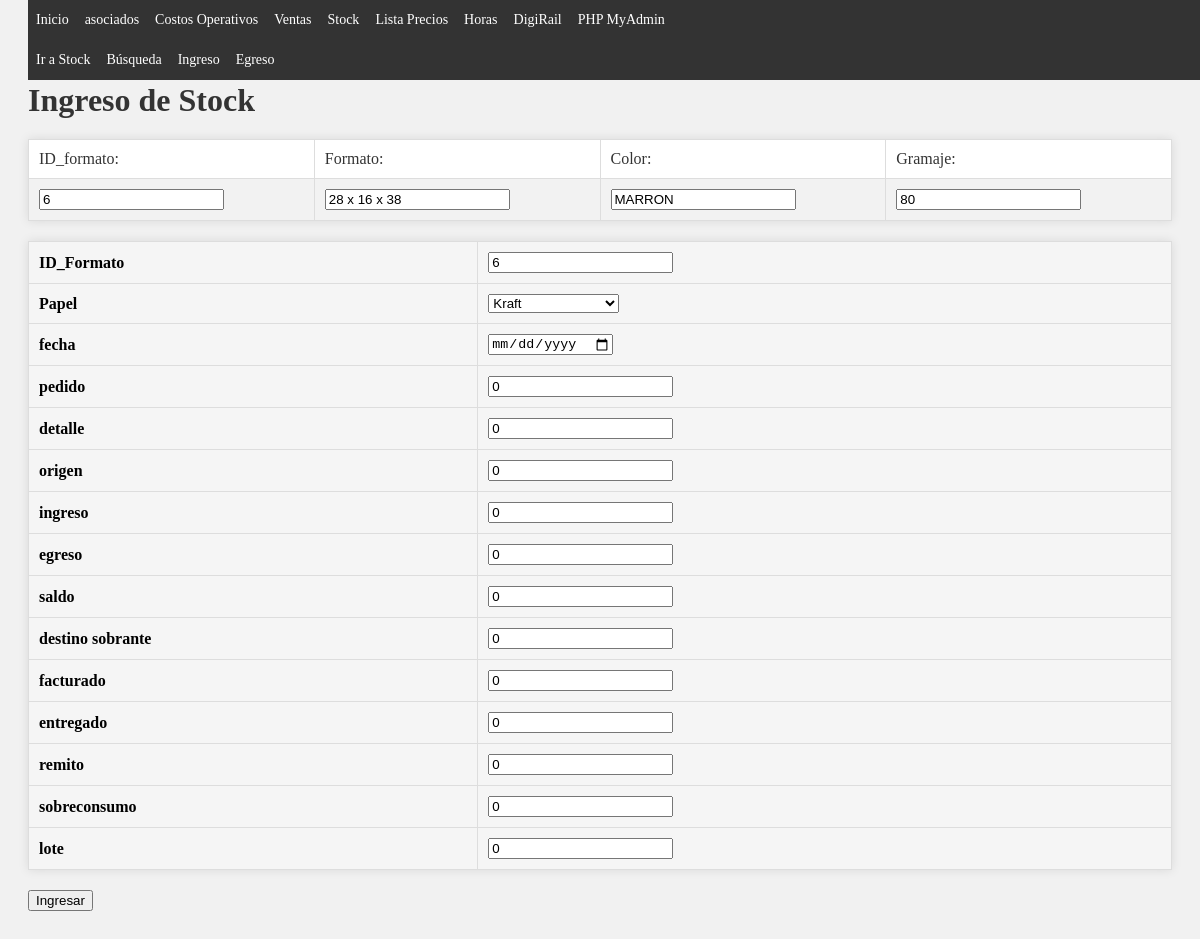
The page /Stock/input.php?ID_formato=6 on the database as committed earlier.
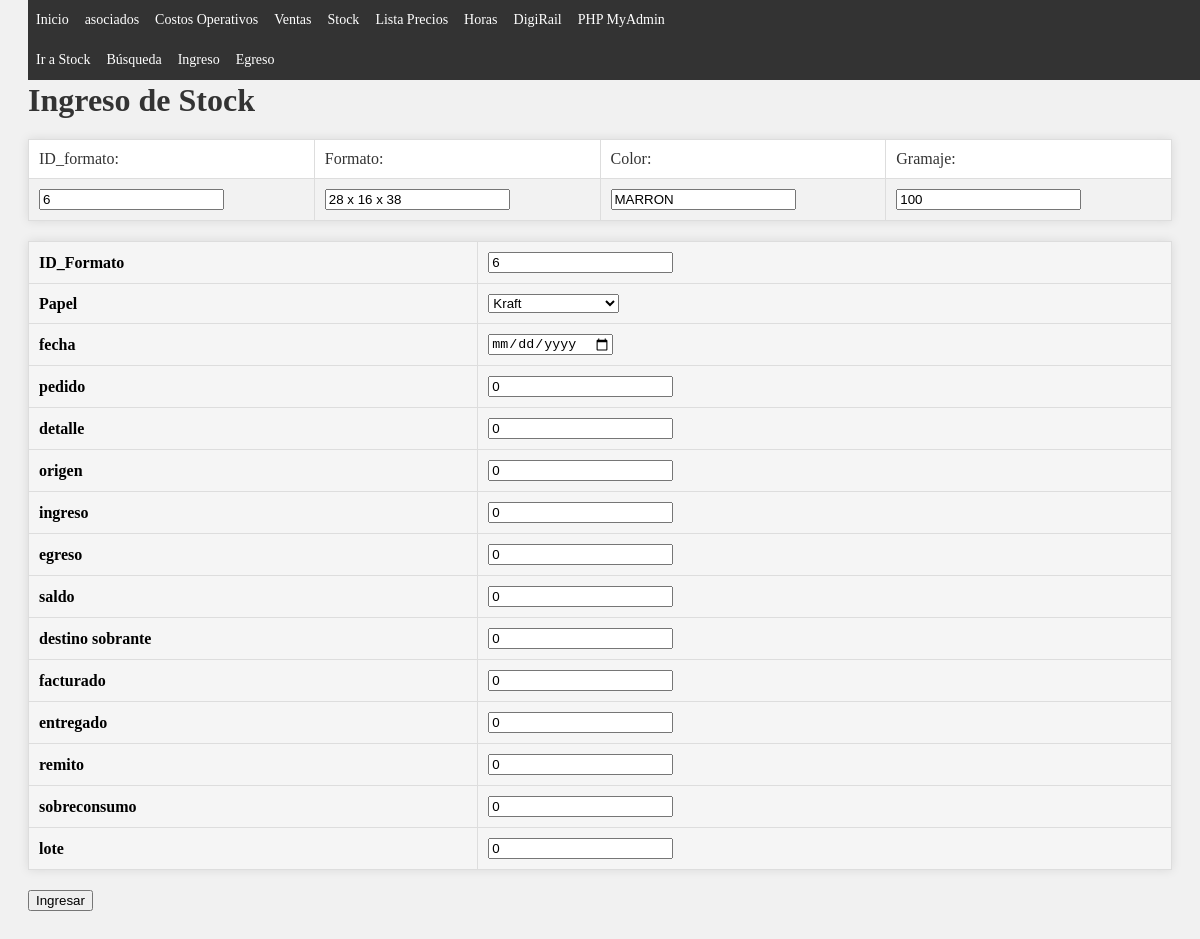
The same page on the database as committed later.
### tables this page shows
CREATE TABLE `tabla_1` (
  `ID_formato` int(11) NOT NULL,
  `formato` varchar(14) NOT NULL,
  `color` varchar(11) NOT NULL,
  `gramaje` int(11) NOT NULL,
  `cantidades` int(11) NOT NULL,
  `manijas` bit(1) NOT NULL,
  `fechatiempo` TIMESTAMP DEFAULT CURRENT_TIMESTAMP ON UPDATE CURRENT_TIMESTAMP
);

### Stock/input.php (the view, shortened to what this page needs)
<!DOCTYPE html>
<html>
<head>
    <link rel="stylesheet" href="../CSS/style.css">
    <?php
    require "../includes/header.php";
    require_once 'conn.php';
    $ID_formato = $_GET['ID_formato'];
    $query  = "SELECT * FROM tabla_1 WHERE ID_formato = $ID_formato";
    $result = mysqli_query($conn, $query);
    $row    = mysqli_fetch_assoc($result);
    if ($row) {
        $formato    = $row['formato'];
        $color      = $row['color'  ];
        $gramaje    = $row['gramaje'];
    } else {
        $formato    = "";
        $color      = "";
        $gramaje    = "";
    }
    ?>
</head>
<body>
<div class='topnav2'>
    <ul>
        <li class="<?php echo (basename($_SERVER['PHP_SELF']) == '../stock.php')       ? 'active' : ''; ?>">   <a href='../stock.php'                                             >Ir a Stock    </a></li>
        <li class="<?php echo (basename($_SERVER['PHP_SELF']) == 'busqueda.php')    ? 'active' : ''; ?>">   <a href='busqueda.php?ID_formato=   <?php echo $ID_formato;?>'  >Búsqueda       </a></li>
        <li class="<?php echo (basename($_SERVER['PHP_SELF']) == 'ingreso.php')     ? 'active' : ''; ?>">   <a href='ingreso.php?ID_formato=    <?php echo $ID_formato;?>'  >Ingreso        </a></li>
        <li class="<?php echo (basename($_SERVER['PHP_SELF']) == 'egreso.php')      ? 'active' : ''; ?>">   <a href='egreso.php?ID_formato=     <?php echo $ID_formato;?>'  >Egreso         </a></li>
    </ul>
</div>
    <h1>Ingreso de Stock</h1>
    <form action="procesar.php" method="GET">
        <table>
            <tr>
                <td><label for="ID_formato" >ID_formato:    </label></td>
                <td><label for="formato"    >Formato:       </label></td>
                <td><label for="color"      >Color:         </label></td>
                <td><label for="gramaje"    >Gramaje:       </label></td>
            </tr>
            <tr>
                <td><input type="text" id="ID_formato"          name="ID_formato"       value="<?php echo $ID_formato;      ?>" readonly></td>
                <td><input type="text" id="formato"     name="formato"  value="<?php echo $formato; ?>" readonly></td>
                <td><input type="text" id="color"       name="color"    value="<?php echo $color;   ?>" readonly></td>
                <td><input type="text" id="gramaje"     name="gramaje"  value="<?php echo $gramaje; ?>" readonly></td>
            </tr>
        </table>
        <table>
            <tr>
                <th>ID_Formato               </th>
                <th><input type="text" name="ID_formato" id="ID_formato" value=<?php echo $ID_formato; ?> readonly></th>
            </tr>
            <tr>
                <th>Papel               </th>
                <th><select name="papel">
                        <option value="Kraft">Kraft</option>
                    </select>
                </th>
            </tr>
            <tr>
                <th>fecha               </th>
                <th><input type="date" name="fecha" id="fecha" value = "0" ></th>
            </tr>
            <tr>
                <th>pedido              </th>
                <th><input type="number" name="pedido" id="pedido" value = "0" ></th>
            </tr>
            <tr>
                <th>detalle             </th>
                <th><input type="text" name="detalle" id="detalle" value = "0" ></th>
            </tr>
            <tr>
                <th>origen              </th>
                <th><input type="text" name="origen" id="origen" value = "0" ></th>
            </tr>
            <tr>
                <th>ingreso             </th>
                <th><input type="text" name="ingreso" id="ingreso" value = "0" ></th>
            </tr>
            <tr>
                <th>egreso              </th>
                <th><input type="text" name="egreso" id="egreso" value = "0" ></th>
            </tr>
            <tr>
                <th>saldo               </th>
                <th><input type="text" name="saldo" id="saldo" value = "0" ></th>
            </tr>
            <tr>
                <th>destino	sobrante    </th>
                <th><input type="text" name="destino_sobrante" id="destino_sobrante" value = "0" ></th>
            </tr>
            <tr>
                <th>facturado           </th>
                <th><input type="text" name="facturado" id="facturado" value = "0" ></th>
            </tr>
            <tr>
                <th>entregado           </th>
                <th><input type="text" name="entregado" id="entregado" value = "0" ></th>
            </tr>
            <tr>
                <th>remito              </th>
                <th><input type="text" name="remito" id="remito" value = "0" ></th>
            </tr>
            <tr>
                <th>sobreconsumo        </th>
                <th><input type="text" name="sobreconsumo" id="sobreconsumo" value = "0" ></th>
            </tr>
            <tr>
                <th>lote                </th>
                <th><input type="text" name="lote" id="lote" value = "0" ></th>
            </tr>
        </table>
        <input type="submit" name="add" value="Ingresar">
    </form>
</body>
</html>

### includes/header.php
<?php
echo '<!DOCTYPE html><html><head> <meta charset="UTF-8"> <link rel="stylesheet" type="text/css" href="CSS/index.css"> <link rel="stylesheet" type="text/css" href="CSS/header.css"> <meta name="viewport" content="width=device-width, initial-scale=1.0"> <link rel="shortcut icon" href="/favicon.ico" type="image/x-icon"> <link rel="icon" href="/imagenes/favicon.ico" type="image/x-icon"> </head><body>';
echo "<header> <br><br><br> <div class='topnav'> <ul>";
$paginaActual = basename($_SERVER['PHP_SELF']);
$claseActiva = "class='active'";
echo "<li><a href='/Bolsas/index.php' ".($paginaActual == 'Bolsas/index.php' ? $claseActiva : "").">Inicio</a></li>";
echo "<li><a href='/Bolsas/asociados.php' ".($paginaActual == 'Bolsas/asociados.php' ? $claseActiva : "").">asociados</a></li>";
echo "<li><a href='/Bolsas/costos_operativos.php' ".($paginaActual == 'Bolsas/costos_operativos.php' ? $claseActiva : "").">Costos Operativos</a></li>";
echo "<li><a href='/Bolsas/ventas.php' ".($paginaActual == 'Bolsas/ventas.php' ? $claseActiva : "").">Ventas</a></li>";
echo "<li><a href='/Bolsas/stock.php' ".($paginaActual == 'Bolsas/stock.php' ? $claseActiva : "").">Stock</a></li>";
echo "<li><a href='/Bolsas/lista_precios.php' ".($paginaActual == 'Bolsas/lista_precios.php' ? $claseActiva : "").">Lista Precios</a></li>";
echo "<li><a href='/horas/index.php' ".($paginaActual == '/horas/index.php' ? $claseActiva : "").">Horas</a></li>";
echo "<li><a href='/DigiRail/index.php' ".($paginaActual == '/DigiRail/index.php' ? $claseActiva : "").">DigiRail</a></li>";
echo "<li><a href='/phpMyAdmin/' target='_blank'>PHP MyAdmin</a></li>";
echo "</ul></div></header>";

### CSS/style.css (style rules this page uses)
body { font-family: Arial, sans-serif; background-color: #f4f4f4; color: #333; }
table { border-collapse: collapse; width: 80%; margin: 20px auto; background-color: #ffffff; box-shadow: 0 0 10px rgba(0,0,0,0.1); }
th, td { border: 1px solid #ddd; padding: 8px; text-align: left; }
th { background-color: #e9e9e9; color: #000; }
tr:nth-child(even) { background-color: #f2f2f2; }
body { font-family: Arial, sans-serif; background-color: #f1f1f1; padding: 20px; }
h1 { color: #333; }
table { width: 100%; border-collapse: collapse; margin-top: 20px; }
table th, table td { padding: 10px; text-align: left; border: 1px solid #ddd; }
table th { background-color: #f5f5f5; }
.topnav ul { list-style-type: none; margin: 0; padding: 0; overflow: hidden; background-color: #333; position: fixed; top: 0; width: 100%; }
.topnav li { float: left; font-size: 16px; }
.topnav li a { display: block; color: white; text-align: center; padding: 12px 8px; text-decoration: none; }
@media screen and (max-width: 1275px) { .topnav li { font-size: 15px; } }
@media screen and (max-width: 1200px) { .topnav li { font-size: 14px; } }
.topnav2 ul { list-style-type: none; margin: 0; padding: 0; overflow: hidden; background-color: #333; position: fixed; top: 0; width: 100%; margin-top: 40px; }
.topnav2 li { float: left; font-size: 16px; }
.topnav2 li a { display: block; color: white; text-align: center; padding: 12px 8px; text-decoration: none; }
@media screen and (max-width: 1275px) { .topnav2 li { font-size: 15px; } }
@media screen and (max-width: 1200px) { .topnav2 li { font-size: 14px; } }

### CSS/index.css (style rules this page uses)
body { font-family: verdana; resize: none; }
.topnav ul { list-style-type: none; margin: 0; padding: 0; overflow: hidden; background-color: #333; position: fixed; top: 0; width: 100%; }
.topnav li { float: left; }
.topnav li a { display: block; color: white; text-align: center; padding: 14px 16px; text-decoration: none; }
h1, #cabecera p { margin: 0; padding: 0; }

### CSS/header.css (style rules this page uses)
.topnav ul { list-style-type: none; margin: 0; padding: 0; overflow: hidden; background-color: #333; position: fixed; top: 0; width: 100%; }
.topnav li { float: left; font-size: 16px; }
.topnav li a { display: block; color: white; text-align: center; padding: 12px 8px; text-decoration: none; }
@media screen and (max-width: 1275px) { .topnav li { font-size: 15px; } }

Rows that differ between the two databases and show on the page:
changed tabla_1 "MARRON": gramaje "80" → "100"
